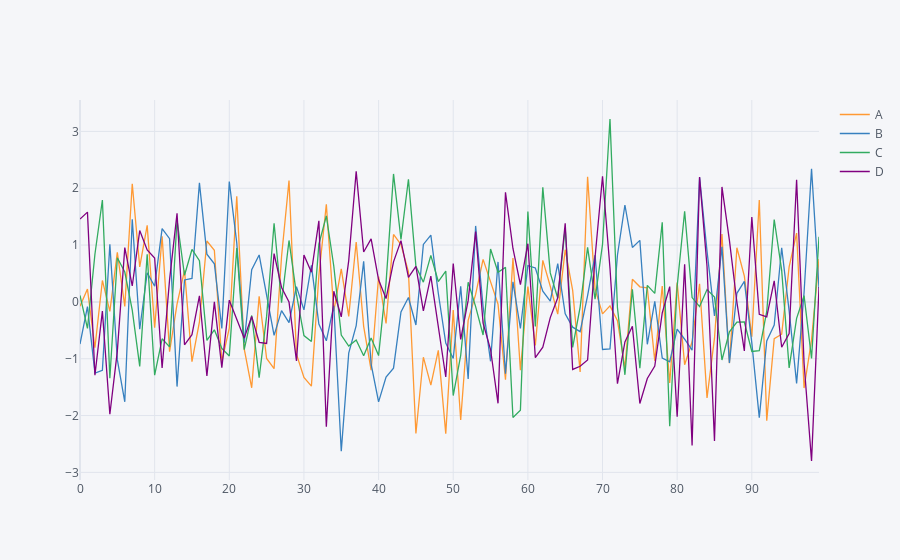

Source (notebook cell):
### Markdown cell above
Veja que eu posso utilizar a plotagem embutida no Pandas, para fazer uma plotagem do Matplotlib!

### Code cell
df.iplot()
